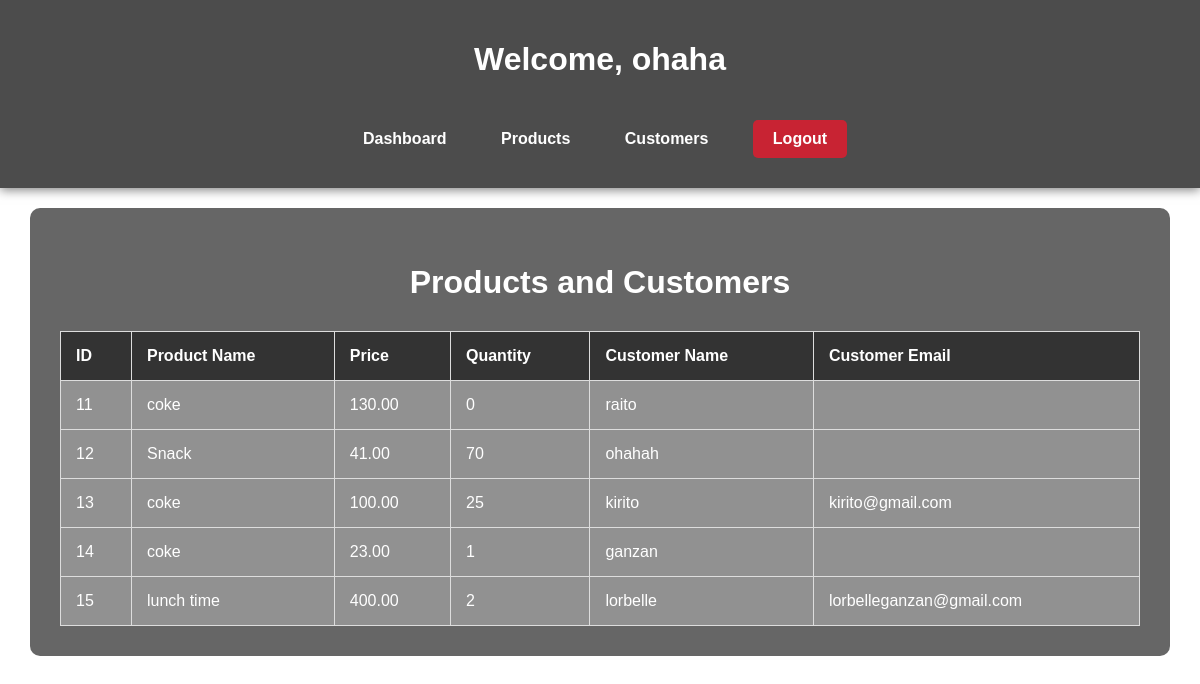
The page /dashboard.php (signed in) on the database its author committed.
### tables this page shows
CREATE TABLE `products` (
  `product_id` int(11) NOT NULL,
  `product_name` varchar(100) NOT NULL,
  `price` decimal(10,2) NOT NULL,
  `stock` int(11) NOT NULL,
  `created_at` timestamp NOT NULL DEFAULT current_timestamp(),
  `customer_id` int(10) NOT NULL
);

CREATE TABLE `customers` (
  `customer_id` int(11) NOT NULL,
  `customer_name` varchar(100) NOT NULL,
  `email` varchar(100) NOT NULL,
  `created_at` timestamp NOT NULL DEFAULT current_timestamp(),
  `register_id` int(10) NOT NULL
);

### dashboard.php (the view, shortened to what this page needs)
<?php
include('db_connection.php');
$username = $_SESSION['username'];
$query = "
    SELECT p.product_id, p.product_name, p.price, p.stock, c.customer_name, c.email
    FROM products p
    LEFT JOIN customers c ON p.customer_id = c.customer_id
";
$result = mysqli_query($conn, $query);
?>
<!DOCTYPE html>
<html lang="en">
<head>
</head>
<body>
    <header>
        <h1>Welcome, <?php echo htmlspecialchars($username); ?></h1>
        <nav>
            <a href="dashboard.php">Dashboard</a>
            <a href="products.php">Products</a>
            <a href="customers.php">Customers</a>
            <a class="logout" href="logout.php">Logout</a>
        </nav>
    </header>
    <main>
        <h2>Products and Customers</h2>
        <table>
            <tr>
                <th>ID</th>
                <th>Product Name</th>
                <th>Price</th>
                <th>Quantity</th>
                <th>Customer Name</th>
                <th>Customer Email</th>
            </tr>
            <?php while ($row = mysqli_fetch_assoc($result)): ?>
            <tr>
                <td><?php echo htmlspecialchars($row['product_id']); ?></td>
                <td><?php echo htmlspecialchars($row['product_name']); ?></td>
                <td><?php echo htmlspecialchars($row['price']); ?></td>
                <td><?php echo htmlspecialchars($row['stock']); ?></td>
                <td><?php echo htmlspecialchars($row['customer_name']); ?></td>
                <td><?php echo htmlspecialchars($row['email']); ?></td>
            </tr>
            <?php endwhile; ?>
        </table>
    </main>
</body>
</html>

### dashboard.php (style rules this page uses)
body { font-family: Arial, sans-serif; background: url('your-anime-background-image.jpg') no-repeat center center fixed; background-size: cover; color: #fff; margin: 0; padding: 0; }
header { background: rgba(0, 0, 0, 0.7); color: white; padding: 20px; text-align: center; box-shadow: 0 2px 10px rgba(0, 0, 0, 0.5); }
nav { margin: 10px 0; }
nav a { color: white; text-decoration: none; margin: 0 15px; font-weight: bold; padding: 10px; border-radius: 5px; transition: background 0.3s; }
main { background: rgba(0, 0, 0, 0.6); padding: 30px; margin: 20px auto; border-radius: 10px; width: 90%; max-width: 1200px; }
h2 { text-align: center; font-size: 2rem; margin-bottom: 30px; }
table { width: 100%; border-collapse: collapse; background-color: rgba(255, 255, 255, 0.2); }
th, td { padding: 15px; border: 1px solid #ddd; text-align: left; }
th { background-color: #333; color: white; }
td { background-color: rgba(255, 255, 255, 0.1); }
.logout { display: inline-block; margin-top: 20px; padding: 10px 20px; background: #c82333; color: white; text-decoration: none; border-radius: 5px; transition: background-color 0.3s; }

### rows shown on the page
products: product_id "11", product_name "coke", price "130.00", stock "0", customer.customer_name "raito"
products: product_id "12", product_name "Snack", price "41.00", stock "70", customer.customer_name "ohahah"
products: product_id "13", product_name "coke", price "100.00", stock "25", customer.customer_name "kirito", customer.email "kirito@gmail.com"
products: product_id "14", product_name "coke", price "23.00", stock "1", customer.customer_name "ganzan"
products: product_id "15", product_name "lunch time", price "400.00", stock "2", customer.customer_name "lorbelle", customer.email "lorbelleganzan@gmail.com"

### other values the page prints
$username "ohaha"
